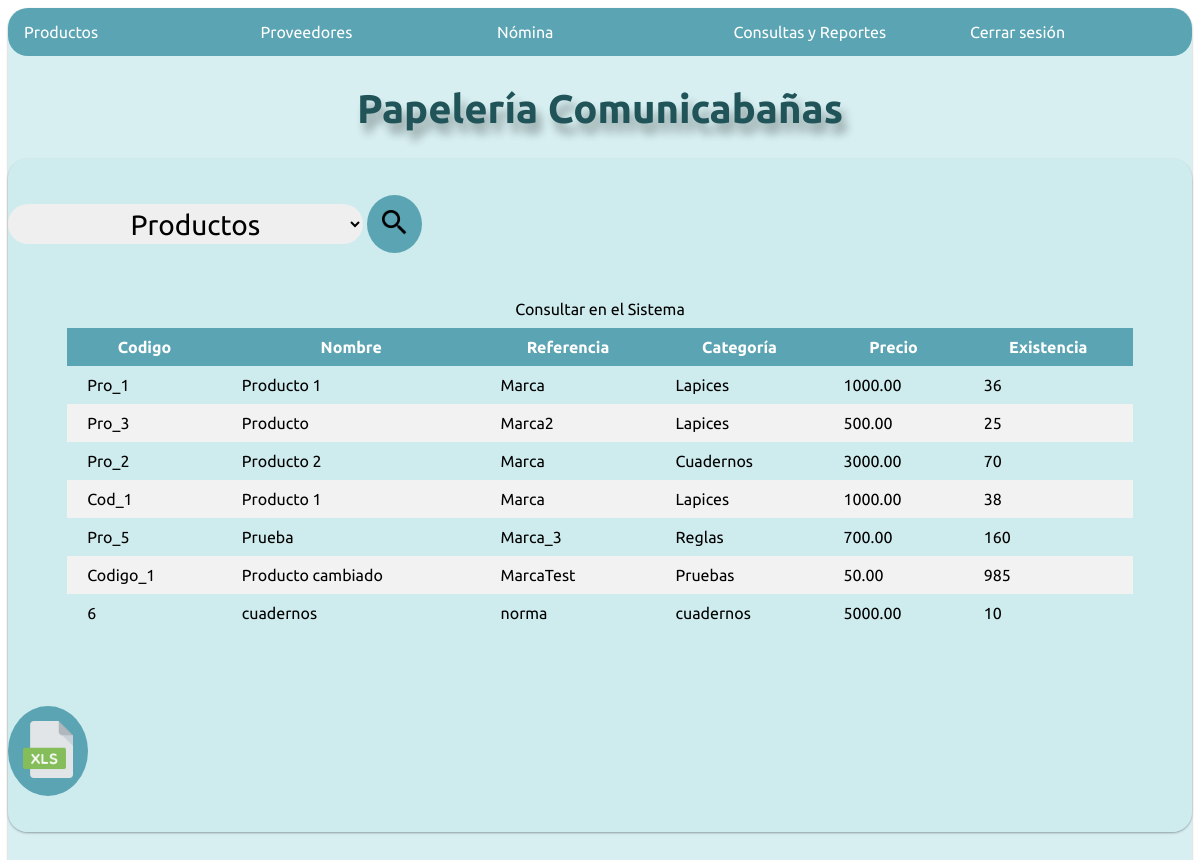
The app's page /consulta/, older data.
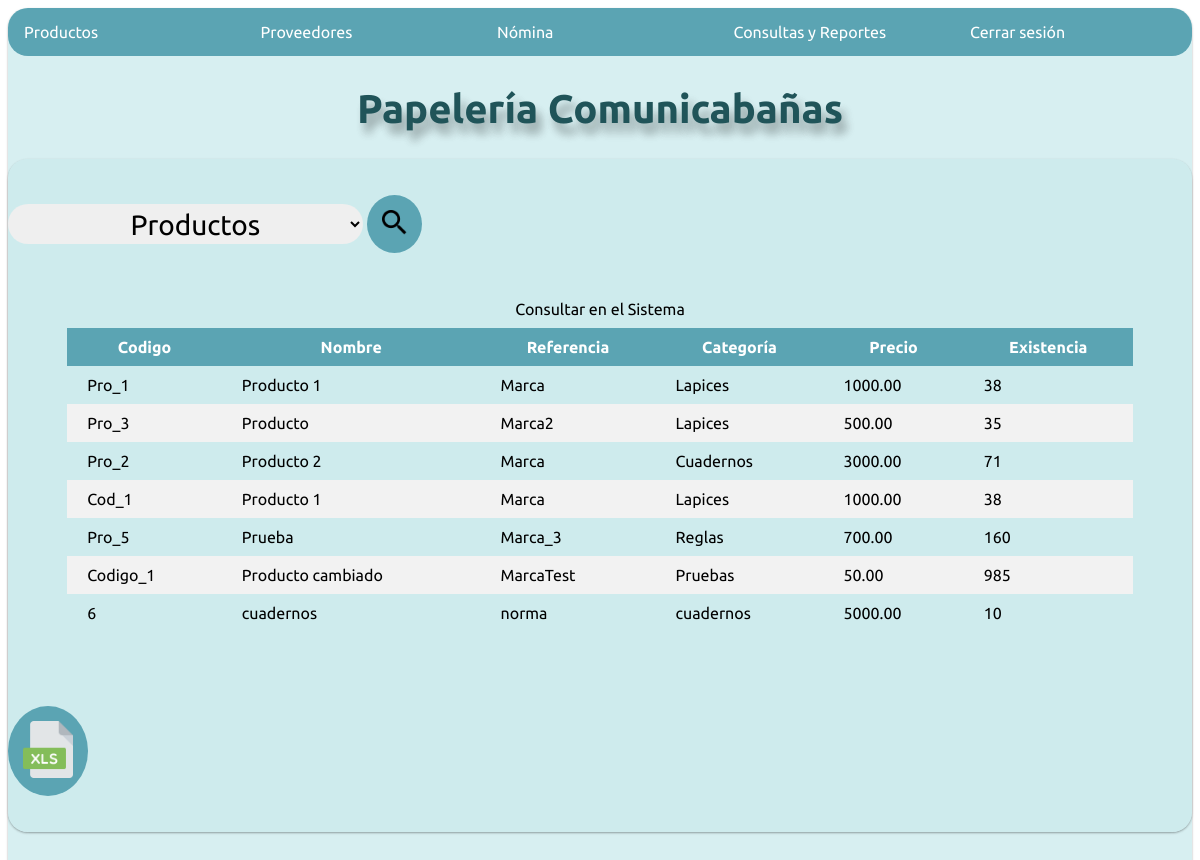
The same page, newer data.
### Datos/models.py (models this page shows, shortened)
class Producto(models.Model):
    Codigo = models.CharField(max_length=20, primary_key=True)
    Nombre = models.CharField(max_length=50)
    Referencia = models.CharField(max_length=50)
    Categoria = models.CharField(max_length=50)
    Precio = models.DecimalField(max_digits=10, decimal_places=2)
    Existencia = models.IntegerField()
    def getColumns():
        return ['Codigo','Nombre','Referencia','Categoría','Precio','Existencia']

### Papeleria/views.py (the view)
# urls.py: path('consulta/', v.consulta, name= 'consulta'),
def consulta (request):
    categoria = request.POST.get('comboc', 'Productos')
    if checkLG():
        if categoria == 'Productos':
            retorno = Producto.objects.all()
            headers = Producto.getColumns()
        elif categoria == 'Proveedores':
            retorno = Proveedor.objects.all()
            headers = Proveedor.getColumns()
        elif categoria == 'Nomina':
            retorno = Empleado.objects.all()
            headers = Empleado.getColumns()
        elif categoria == 'Ventas':
            retorno = Venta.objects.all()
            headers = Venta.getColumns()
        elif categoria == 'Pedidos':
            retorno = Pedido.objects.all()
            headers = Pedido.getColumns()
        else:
            retorno = Producto.objects.all()
            headers = Producto.getColumns()
        return render(request, 'Consultas.html', {'headers':headers, 'retorno':retorno, 'categoria': categoria})
    return render(request,'login.html')

### Datos/views.py (called while the page is built)
def checkLG():
    empleados = Empleado.objects.all()
    for empleado in empleados:
        if empleado.logged == True:
            return True
    return False

### Papeleria/Templates/Consultas.html (shortened to what this page needs)
{% extends "Base.html" %}
{% load static %}
{% block content %}
<link rel="stylesheet" href='{% static "css/consultas.css" %}'>
<div class="row center-xs">
    <div class="card col-md-10 col-sm-6 col-xs-10  ">
        <br>
        <br>
        <form action="/consulta/" method="POST">
          <select id="combo" name="comboc" placeholder="Seleccione su consulta.">
            <option hidden selected>{{categoria}}</option>
          </select>
          <button name = "enviar" class="btnimg" type="submit"> <img class="nano" src="{% static 'images/find.png' %}" alt="">
          </button>
        </form>
       <br>
       <br>
        <table id='tablaC' class="default">
            <caption>Consultar en el Sistema</caption>
            <thead>
              <tr>
                {% for item in headers %}
                <th>{{item}}</th>
                {% endfor %}
              </tr>
            </thead>
            <tbody>
              {% for item in retorno %}
              <tr>
                {% if categoria == 'Productos' %}
                  <td>{{item.Codigo}}</td>
                  <td>{{item.Nombre}}</td>
                  <td>{{item.Referencia}}</td>
                  <td>{{item.Categoria}}</td>
                  <td>{{item.Precio}}</td>
                  <td>{{item.Existencia}}</td>
                {% elif categoria == 'Proveedores' %}
                  <td>{{item.NIT}}</td>
                  <td>{{item.Nombre}}</td>
                  <td>{{item.Telefono}}</td>
                {% elif categoria == 'Nomina' %}
                  <td>{{item.DNI}}</td>
                  <td>{{item.Nombre}}</td>
                  <td>{{item.Apellido}}</td>
                  <td>{{item.Cargo}}</td>
                  <td>{{item.Estado}}</td>
                {% elif categoria == 'Ventas' %}
                  <td>{{item.id}}</td>
                  <td>{{item.Empleado.Nombre}} {{item.Empleado.Apellido}}</td>
                  <td>{{item.Fecha}}</td>
                  <td>{{item.Total}}</td>
                  <td class="editbtn"><a class="btn" href="{% url 'detalleV' item.id %}">Ver más</a></td>
                {% endif %}
              </tr>
              {% endfor %}
            </tbody>
        </table>
        <div">
            <br>
            <br>
            <br>
            <button id="xlsbutton" class="btnimg" type="submit"><img class = "img"src="{% static 'images/Excelicon.png' %}" alt="x" /></button>                            <br>
            <br>
            <br>
        </div>
    </div>
</div>
{% endblock %}

Row changes from the older to the newer data that the page shows:
changed Producto "Pro_1": Existencia "36" → "38"
changed Producto "Pro_3": Existencia "25" → "35"
changed Producto "Pro_2": Existencia "70" → "71"
